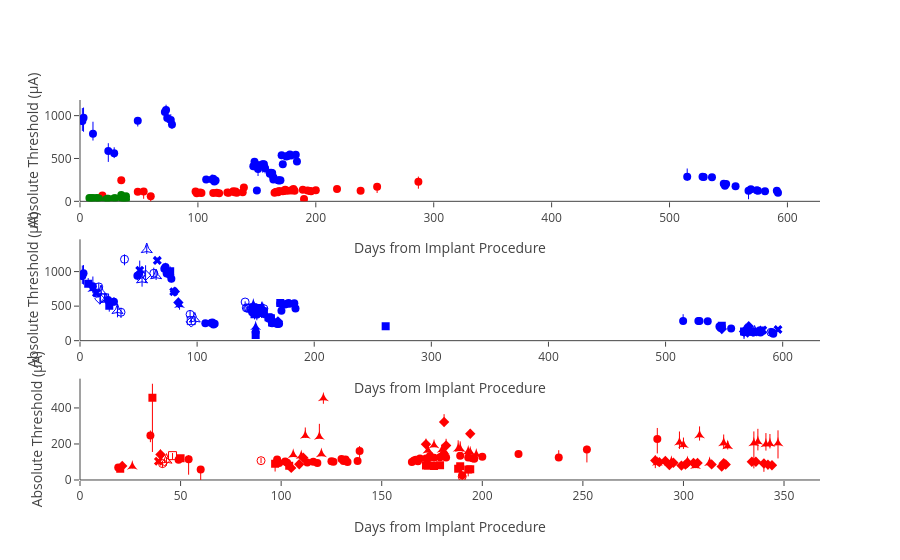

The code cell stored with this chart in its notebook:
### Code cell
fig4 = make_subplots(rows=3,cols=1, )
fig4.update_layout(template=template, 
#                    showlegend=False, 
#                    title_text='Charge (PW x Amp)', 
#                    title_x=.5
                  )

for trace in fig4a['data']:
    fig4.add_trace(trace, row=1,col=1,)
for trace in fig4b['data']:
    fig4.add_trace(trace, row=2, col=1,)
for trace in fig4c['data']:
    fig4.add_trace(trace, row=3, col=1, )
    
fig4.update_traces(showlegend=False)
    
fig4.update_xaxes(title_text="Days from Implant Procedure", row=1, col=1)
fig4.update_xaxes(title_text="Days from Implant Procedure", row=2, col=1)
fig4.update_xaxes(title_text="Days from Implant Procedure", row=3, col=1)

fig4.update_yaxes(title_text='Absolute Threshold (μA)', row=1, col=1, )
fig4.update_yaxes(title_text="Absolute Threshold (μA)", row=2, col=1, )
fig4.update_yaxes(title_text="Absolute Threshold (μA)", row=3, col=1, )
fig4.update_layout({'legend':{'x':.5, 'y':1, 'orientation':'h', 'yanchor':'bottom','xanchor':'center'}})

# fig5.update_layout(showlegend=True,)
# fig4.write_image('reports/figures/fig4.svg', width=800, height=800)
fig4

### Figure 1 — Plotly figure (JSON) as saved in the notebook; plotly's stock layout.template omitted (floating-point values rounded to 4 significant figures)
{"data": [{"error_y": {"array": [140.9, 150.6, 25.53, 8.577, 20.89, 46.26, 16.71, 28.02, 16.58, 50.84, 7.999, 17.53, 26.96, 32.86, 10.98, 44.98, 7.207, 5.967, 59.64, 42.0, 49.69, 67.09, 50.17, 62.49, 57.45, 43.03, 69.18, 89.71, 8.058, 117.6, 19.76, 12.94, 36.93, 15.19, 29.31, 32.1, 19.62, 19.58, 39.16, 27.46, 25.72, 33.25, 12.01, 17.21, 21.26, 25.59, 97.66, 15.44, 12.41, 15.06, 12.76, 11.58, 10.72, 9.459, 18.64, 19.98, 25.4], "arrayminus": [78.84, 115.9, 33.52, 62.55, 51.39, 58.85, 23.94, 98.76, 45.75, 83.4, 7.332, 23.48, 55.62, 46.81, 62.94, 46.29, 7.785, 7.412, 39.15, 34.84, 52.37, 69.59, 56.87, 63.97, 56.8, 67.29, 57.05, 128.6, 7.8, 164.6, 23.86, 21.66, 36.81, 11.95, 33.69, 28.8, 22.65, 18.81, 98.14, 31.65, 32.16, 33.29, 17.51, 14.86, 15.87, 18.02, 46.07, 25.58, 20.29, 24.89, 16.81, 12.43, 12.03, 11.48, 44.54, 27.68, 26.18]}, "hovertemplate": "Monkey=U<br>Channel(s)=1<br>Days=%{x}<br>location=%{y}<extra></extra>", "legendgroup": "U, 1", "marker": {"color": "blue", "size": 8, "symbol": "circle"}, "mode": "markers", "name": "U, 1", "orientation": "v", "showlegend": false, "type": "scatter", "x": [11, 2, 163, 162, 161, 157, 156, 155, 154, 151, 150, 150, 149, 148, 164, 147, 114, 113, 112, 107, 78, 77, 74, 73, 72, 49, 29, 24, 115, 3, 164, 169, 592, 591, 581, 575, 574, 569, 567, 556, 548, 547, 168, 546, 529, 528, 515, 184, 183, 179, 178, 176, 175, 172, 171, 170, 536], "xaxis": "x", "y": [787.9, 937.4, 330.3, 332.8, 320.7, 384.6, 432.3, 432.7, 427.1, 378.7, 125.7, 404.4, 432.0, 462.1, 280.8, 410.3, 232.3, 263.0, 254.6, 253.4, 896.1, 949.3, 972.3, 1065.0, 1041.0, 940.6, 561.6, 588.7, 243.6, 976.6, 253.8, 242.1, 100.9, 123.3, 118.1, 123.8, 130.6, 140.5, 122.5, 176.7, 200.9, 183.2, 245.6, 205.8, 284.2, 286.4, 285.5, 464.5, 542.1, 534.7, 545.5, 529.4, 523.9, 432.9, 537.0, 246.4, 280.3], "yaxis": "y"}, {"error_y": {"array": [11.11, 6.402, 7.988, 12.54, 8.55, 7.633, 7.366, 4.195, 5.674, 6.984, 4.317, 5.772, 28.08, 6.948, 4.956, 4.38, 8.249, 7.747, 6.645, 5.648, 5.773, 7.459, 11.88, 7.074, 7.011, 6.757, 7.798, 7.432, 10.51, 61.57, 20.94, 40.58, 8.669, 6.822, 5.795, 5.182, 5.582, 6.749, 12.7, 23.37, 6.756, 28.2, 1.965], "arrayminus": [32.93, 7.046, 8.272, 14.45, 7.961, 8.046, 10.24, 5.349, 4.653, 14.21, 5.767, 7.895, 43.75, 5.809, 5.588, 5.304, 7.013, 6.783, 8.804, 5.344, 5.812, 7.781, 10.58, 7.332, 6.946, 6.898, 8.373, 40.62, 10.62, 79.72, 71.84, 18.55, 11.01, 7.082, 7.34, 12.9, 7.264, 22.94, 78.43, 85.46, 4.882, 36.55, 13.27]}, "hovertemplate": "Monkey=Y<br>Channel(s)=1<br>Days=%{x}<br>location=%{y}<extra></extra>", "legendgroup": "Y, 1", "marker": {"color": "red", "size": 8, "symbol": "circle"}, "mode": "markers", "name": "Y, 1", "orientation": "v", "showlegend": false, "type": "scatter", "x": [181, 180, 179, 176, 174, 173, 172, 169, 168, 167, 166, 165, 139, 138, 133, 132, 131, 130, 126, 125, 118, 116, 113, 103, 102, 182, 189, 190, 193, 287, 252, 238, 218, 99, 200, 196, 195, 98, 60, 54, 49, 35, 19], "xaxis": "x", "y": [143.3, 133.5, 126.9, 122.9, 133.9, 119.6, 118.8, 119.7, 104.6, 112.7, 107.9, 100.5, 160.4, 104.8, 100.2, 114.4, 105.0, 116.8, 100.8, 103.7, 94.34, 100.7, 96.58, 95.86, 102.8, 124.4, 135.0, 26.57, 125.6, 227.2, 169.4, 124.7, 144.9, 94.85, 128.9, 117.5, 120.3, 113.7, 58.72, 114.9, 112.8, 246.5, 69.42], "yaxis": "y"}, {"error_y": {"array": [10.1, 6.462, 4.145, 2.806, 3.282, 21.16, 8.25, 4.982, 2.052, 11.56, 2.728, 2.09, 2.016, 7.876, 2.376, 3.12, 1.764, 2.105], "arrayminus": [10.41, 4.673, 3.449, 2.808, 3.661, 12.53, 4.222, 3.263, 1.821, 21.27, 2.757, 2.554, 2.143, 8.014, 1.915, 2.342, 2.171, 2.422]}, "hovertemplate": "Monkey=Z<br>Channel(s)=1<br>Days=%{x}<br>location=%{y}<extra></extra>", "legendgroup": "Z, 1", "marker": {"color": "green", "size": 8, "symbol": "circle"}, "mode": "markers", "name": "Z, 1", "orientation": "v", "showlegend": false, "type": "scatter", "x": [39, 39, 38, 37, 36, 35, 30, 29, 23, 22, 16, 15, 14, 11, 10, 9, 8, 24], "xaxis": "x", "y": [59.74, 23.77, 25.55, 29.76, 30.82, 75.18, 35.44, 35.63, 29.92, 18.66, 34.18, 36.7, 38.99, 38.74, 34.03, 34.72, 37.62, 29.46], "yaxis": "y"}, {"error_y": {"array": [140.9, 12.76, 28.02, 10.72, 9.459, 42.0, 59.64, 5.967, 7.207, 8.058, 18.64, 19.98, 12.94, 12.01, 44.98, 32.86, 19.76, 10.98, 26.96, 25.53, 17.53, 8.577, 7.999, 20.89, 50.84, 16.58, 46.26, 117.6, 15.06, 12.41, 11.58, 49.69, 150.6, 36.93, 15.19, 29.31, 32.1, 19.62, 89.71, 19.58, 69.18, 15.44, 27.46, 43.03, 39.16, 16.71, 33.25, 17.21, 25.4, 67.09, 21.26, 25.59, 50.17, 97.66, 25.72, 62.49, 57.45], "arrayminus": [78.84, 16.81, 98.76, 12.03, 11.48, 34.84, 39.15, 7.412, 7.785, 7.8, 44.54, 27.68, 21.66, 17.51, 46.29, 46.81, 23.86, 62.94, 55.62, 33.52, 23.48, 62.55, 7.332, 51.39, 83.4, 45.75, 58.85, 164.6, 24.89, 20.29, 12.43, 52.37, 115.9, 36.81, 11.95, 33.69, 28.8, 22.65, 128.6, 18.81, 57.05, 25.58, 31.65, 67.29, 98.14, 23.94, 33.29, 14.86, 26.18, 69.59, 15.87, 18.02, 56.87, 46.07, 32.16, 63.97, 56.8]}, "hovertemplate": "Monkey=U<br>Channel(s)=1<br>Days=%{x}<br>location=%{y}<extra></extra>", "legendgroup": "U, 1", "marker": {"color": "blue", "size": 8, "symbol": "circle"}, "mode": "markers", "name": "U, 1", "orientation": "v", "showlegend": false, "type": "scatter", "x": [11, 178, 155, 175, 172, 107, 112, 113, 114, 115, 171, 170, 169, 168, 147, 148, 164, 164, 149, 163, 150, 162, 150, 161, 151, 154, 157, 3, 179, 183, 176, 78, 2, 592, 591, 581, 575, 574, 24, 569, 29, 184, 556, 49, 567, 156, 547, 546, 536, 77, 529, 528, 74, 515, 548, 73, 72], "xaxis": "x2", "y": [787.9, 545.5, 432.7, 523.9, 432.9, 253.4, 254.6, 263.0, 232.3, 243.6, 537.0, 246.4, 242.1, 245.6, 410.3, 462.1, 253.8, 280.8, 432.0, 330.3, 404.4, 332.8, 125.7, 320.7, 378.7, 427.1, 384.6, 976.6, 534.7, 542.1, 529.4, 896.1, 937.4, 100.9, 123.3, 118.1, 123.8, 130.6, 588.7, 140.5, 561.6, 464.5, 176.7, 940.6, 122.5, 432.3, 183.2, 205.8, 280.3, 949.3, 284.2, 286.4, 972.3, 285.5, 200.9, 1065.0, 1041.0], "yaxis": "y2"}, {"error_y": {"array": [27.02, 24.9, 48.39, 35.54, 40.61, 19.61, 18.87, 51.13, 20.46, 20.15, 26.1, 20.17, 47.41, 81.34, 68.45, 54.55, 48.57, 36.07, 22.52, 12.22, 13.43], "arrayminus": [27.51, 40.27, 77.29, 29.59, 58.92, 20.02, 25.77, 84.72, 20.89, 20.49, 24.86, 21.81, 68.09, 54.18, 71.23, 84.24, 76.25, 46.99, 38.14, 6.541, 19.73]}, "hovertemplate": "Monkey=U<br>Channel(s)=2<br>Days=%{x}<br>location=%{y}<extra></extra>", "legendgroup": "U, 2", "marker": {"color": "blue", "size": 8, "symbol": "square"}, "mode": "markers", "name": "U, 2", "orientation": "v", "showlegend": false, "type": "scatter", "x": [261, 156, 157, 548, 161, 171, 163, 567, 164, 168, 574, 570, 155, 7, 77, 25, 149, 150, 148, 150, 154], "xaxis": "x2", "y": [208.7, 426.6, 420.2, 214.7, 338.8, 544.6, 325.9, 131.9, 263.8, 254.6, 134.1, 141.0, 400.4, 825.1, 1006.0, 503.8, 383.7, 390.5, 482.9, 81.4, 474.2], "yaxis": "y2"}, {"error_y": {"array": [30.07, 36.5, 40.17, 46.94, 17.15, 58.25, 40.06, 47.68, 38.37, 50.89, 68.01], "arrayminus": [29.78, 34.61, 38.16, 48.77, 22.14, 47.21, 41.38, 33.81, 47.22, 73.55, 80.77]}, "hovertemplate": "Monkey=U<br>Channel(s)=3<br>Days=%{x}<br>location=%{y}<extra></extra>", "legendgroup": "U, 3", "marker": {"color": "blue", "size": 8, "symbol": "diamond"}, "mode": "markers", "name": "U, 3", "orientation": "v", "showlegend": false, "type": "scatter", "x": [548, 567, 150, 570, 169, 81, 148, 571, 149, 147, 84], "xaxis": "x2", "y": [169.4, 133.9, 454.4, 118.7, 279.6, 710.5, 483.2, 209.8, 402.3, 438.4, 553.3], "yaxis": "y2"}, {"error_y": {"array": [31.73, 28.58, 17.6, 79.29, 50.83, 33.0, 18.97, 66.82], "arrayminus": [38.76, 27.03, 27.21, 63.96, 49.48, 17.38, 21.92, 70.13]}, "hovertemplate": "Monkey=U<br>Channel(s)=4<br>Days=%{x}<br>location=%{y}<extra></extra>", "legendgroup": "U, 4", "marker": {"color": "blue", "size": 8, "symbol": "star-triangle-up"}, "mode": "markers", "name": "U, 4", "orientation": "v", "showlegend": false, "type": "scatter", "x": [570, 568, 155, 11, 156, 150, 148, 85], "xaxis": "x2", "y": [134.1, 160.0, 482.4, 751.5, 480.6, 200.0, 526.4, 518.5], "yaxis": "y2"}, {"error_y": {"array": [56.07, 22.4, 57.18, 41.11, 55.17, 22.08, 31.88, 20.66, 9.669, 64.35, 40.32, 39.63, 69.82, 81.4], "arrayminus": [32.95, 50.63, 53.06, 43.93, 66.73, 25.05, 37.77, 46.18, 55.46, 83.3, 43.16, 45.88, 87.17, 63.11]}, "hovertemplate": "Monkey=U<br>Channel(s)=1+2<br>Days=%{x}<br>location=%{y}<extra></extra>", "legendgroup": "U, 1+2", "marker": {"color": "blue", "size": 8, "symbol": "circle-open"}, "mode": "markers", "name": "U, 1+2", "orientation": "v", "showlegend": false, "type": "scatter", "x": [94, 157, 15, 590, 16, 575, 143, 142, 141, 35, 144, 52, 38, 63], "xaxis": "x2", "y": [380.6, 462.6, 688.0, 121.3, 778.7, 122.1, 468.6, 474.9, 559.7, 411.6, 471.3, 961.8, 1178.0, 975.6], "yaxis": "y2"}, {"error_y": {"array": [35.41, 70.15], "arrayminus": [31.06, 56.43]}, "hovertemplate": "Monkey=U<br>Channel(s)=2+3<br>Days=%{x}<br>location=%{y}<extra></extra>", "legendgroup": "U, 2+3", "marker": {"color": "blue", "size": 8, "symbol": "square-open"}, "mode": "markers", "name": "U, 2+3", "orientation": "v", "showlegend": false, "type": "scatter", "x": [95, 21], "xaxis": "x2", "y": [290.0, 618.6], "yaxis": "y2"}, {"error_y": {"array": [143.6, 39.84, 89.75], "arrayminus": [107.5, 36.75, 78.65]}, "hovertemplate": "Monkey=U<br>Channel(s)=3+4<br>Days=%{x}<br>location=%{y}<extra></extra>", "legendgroup": "U, 3+4", "marker": {"color": "blue", "size": 8, "symbol": "diamond-open"}, "mode": "markers", "name": "U, 3+4", "orientation": "v", "showlegend": false, "type": "scatter", "x": [56, 95, 17], "xaxis": "x2", "y": [947.9, 272.2, 604.8], "yaxis": "y2"}, {"error_y": {"array": [61.19, 28.53, 93.57, 66.57, 122.5, 58.74, 26.02, 80.75], "arrayminus": [64.9, 31.0, 101.5, 65.44, 101.4, 59.63, 35.4, 59.23]}, "hovertemplate": "Monkey=U<br>Channel(s)=4+1<br>Days=%{x}<br>location=%{y}<extra></extra>", "legendgroup": "U, 4+1", "marker": {"color": "blue", "size": 8, "symbol": "star-triangle-up-open"}, "mode": "markers", "name": "U, 4+1", "orientation": "v", "showlegend": false, "type": "scatter", "x": [65, 576, 32, 57, 53, 22, 98, 18], "xaxis": "x2", "y": [943.1, 126.8, 439.4, 1321.0, 883.2, 596.9, 316.2, 713.2], "yaxis": "y2"}, {"error_y": {"array": [139.0, 25.75, 21.89, 26.45, 41.67, 62.0, 29.62, 60.48, 25.94], "arrayminus": [54.73, 25.4, 28.04, 27.0, 25.23, 42.47, 19.4, 55.94, 21.07]}, "hovertemplate": "Monkey=U<br>Channel(s)=1+2+3+4<br>Days=%{x}<br>location=%{y}<extra></extra>", "legendgroup": "U, 1+2+3+4", "marker": {"color": "blue", "size": 8, "symbol": "x"}, "mode": "markers", "name": "U, 1+2+3+4", "orientation": "v", "showlegend": false, "type": "scatter", "x": [51, 581, 582, 583, 66, 14, 596, 80, 576], "xaxis": "x2", "y": [1020.0, 141.9, 143.2, 155.0, 1162.0, 690.0, 160.5, 708.6, 124.7], "yaxis": "y2"}, {"error_y": {"array": [28.2, 8.249, 4.38, 4.956, 6.948, 28.08, 5.772, 4.317, 6.984, 5.674, 4.195, 7.366, 7.633, 8.55, 7.747, 12.54, 6.402, 6.757, 7.798, 7.432, 10.51, 5.582, 5.182, 5.795, 8.669, 40.58, 20.94, 61.57, 1.965, 7.988, 6.645, 11.11, 6.756, 12.7, 5.648, 6.749, 6.822, 7.074, 7.011, 5.773, 7.459, 11.88, 23.37], "arrayminus": [36.55, 7.013, 5.304, 5.588, 5.809, 43.75, 7.895, 5.767, 14.21, 4.653, 5.349, 10.24, 8.046, 7.961, 6.783, 14.45, 7.046, 6.898, 8.373, 40.62, 10.62, 7.264, 12.9, 7.34, 11.01, 18.55, 71.84, 79.72, 13.27, 8.272, 8.804, 32.93, 4.882, 78.43, 5.344, 22.94, 7.082, 7.332, 6.946, 5.812, 7.781, 10.58, 85.46]}, "hovertemplate": "Monkey=Y<br>Channel(s)=1<br>Days=%{x}<br>location=%{y}<extra></extra>", "legendgroup": "Y, 1", "marker": {"color": "#FF0000", "size": 8, "symbol": "circle"}, "mode": "markers", "name": "Y, 1", "orientation": "v", "showlegend": false, "type": "scatter", "x": [35, 131, 132, 133, 138, 139, 165, 166, 167, 168, 169, 172, 173, 174, 130, 176, 180, 182, 189, 190, 193, 195, 196, 200, 218, 238, 252, 287, 19, 179, 126, 181, 49, 60, 125, 98, 99, 103, 102, 118, 116, 113, 54], "xaxis": "x3", "y": [246.5, 105.0, 114.4, 100.2, 104.8, 160.4, 100.5, 107.9, 112.7, 104.6, 119.7, 118.8, 119.6, 133.9, 116.8, 122.9, 133.5, 124.4, 135.0, 26.57, 125.6, 120.3, 117.5, 128.9, 144.9, 124.7, 169.4, 227.2, 69.42, 126.9, 100.8, 143.3, 112.8, 58.72, 103.7, 113.7, 94.85, 95.86, 102.8, 94.34, 100.7, 96.58, 114.9], "yaxis": "y3"}, {"error_y": {"array": [10.48, 5.416, 17.96, 3.54, 10.08, 12.92, 19.79, 8.883, 7.332, 9.014, 9.919, 4.538, 77.51], "arrayminus": [9.305, 6.967, 11.03, 2.963, 9.519, 11.03, 14.06, 37.66, 10.4, 21.24, 9.228, 43.5, 301.3]}, "hovertemplate": "Monkey=Y<br>Channel(s)=2<br>Days=%{x}<br>location=%{y}<extra></extra>", "legendgroup": "Y, 2", "marker": {"color": "#FF0000", "size": 8, "symbol": "square"}, "mode": "markers", "name": "Y, 2", "orientation": "v", "showlegend": false, "type": "scatter", "x": [104, 189, 172, 20, 173, 50, 188, 193, 176, 194, 179, 97, 36], "xaxis": "x3", "y": [79.78, 76.24, 80.61, 62.89, 79.83, 120.9, 63.1, 57.72, 78.07, 59.54, 82.01, 90.59, 456.9], "yaxis": "y3"}, {"error_y": {"array": [11.83, 21.07, 26.52, 14.26, 15.3, 15.68, 27.8, 17.73, 14.43, 27.62, 14.9, 21.35, 15.69, 12.35, 17.17, 17.47, 16.46, 37.14, 21.95, 10.68, 43.56, 20.39, 8.01, 17.3, 10.48, 22.1, 31.31, 7.47], "arrayminus": [12.9, 14.89, 7.848, 12.91, 15.22, 13.42, 15.21, 15.21, 13.13, 42.78, 16.89, 14.98, 15.92, 11.38, 15.99, 19.56, 18.76, 9.083, 22.45, 19.42, 10.58, 46.23, 8.321, 20.8, 9.174, 26.85, 12.99, 10.41]}, "hovertemplate": "Monkey=Y<br>Channel(s)=3<br>Days=%{x}<br>location=%{y}<extra></extra>", "legendgroup": "Y, 3", "marker": {"color": "#FF0000", "size": 8, "symbol": "diamond"}, "mode": "markers", "name": "Y, 3", "orientation": "v", "showlegend": false, "type": "scatter", "x": [288, 320, 194, 314, 291, 299, 40, 305, 321, 286, 293, 307, 319, 295, 301, 334, 302, 182, 336, 21, 181, 340, 111, 344, 109, 342, 172, 105], "xaxis": "x3", "y": [99.14, 93.18, 256.7, 86.7, 105.6, 80.01, 141.5, 94.08, 85.83, 108.6, 83.25, 94.55, 75.03, 95.5, 85.15, 101.5, 95.93, 191.6, 101.3, 78.4, 321.9, 91.64, 123.6, 82.18, 87.67, 85.18, 198.5, 67.1], "yaxis": "y3"}, {"error_y": {"array": [71.34, 26.6, 53.55, 61.58, 27.68, 48.68, 14.69, 70.62, 47.06, 14.69, 65.09, 16.15, 59.86, 7.549, 70.67, 44.91, 6.477, 6.085, 25.6, 15.84, 7.017, 10.74, 46.3, 40.88, 41.22, 9.522, 12.87, 6.764, 17.63, 16.06, 4.763], "arrayminus": [84.73, 19.74, 26.47, 35.76, 19.37, 30.02, 15.25, 49.18, 30.55, 12.35, 140.1, 31.95, 36.94, 8.845, 3.693, 12.87, 4.998, 6.856, 11.41, 10.65, 7.626, 10.32, 12.23, 22.26, 10.38, 9.875, 12.04, 6.307, 17.25, 12.85, 11.31]}, "hovertemplate": "Monkey=Y<br>Channel(s)=4<br>Days=%{x}<br>location=%{y}<extra></extra>", "legendgroup": "Y, 4", "marker": {"color": "#FF0000", "size": 8, "symbol": "star-triangle-up"}, "mode": "markers", "name": "Y, 4", "orientation": "v", "showlegend": false, "type": "scatter", "x": [347, 302, 343, 341, 322, 308, 313, 337, 320, 306, 335, 121, 298, 120, 119, 112, 110, 106, 173, 176, 180, 181, 188, 300, 189, 193, 194, 197, 287, 294, 26], "xaxis": "x3", "y": [204.4, 100.8, 201.8, 199.0, 188.8, 248.8, 95.77, 213.5, 205.6, 78.16, 204.6, 455.0, 209.4, 144.5, 241.2, 246.6, 133.7, 140.1, 165.2, 193.3, 169.0, 160.5, 174.1, 194.7, 173.4, 158.2, 154.2, 142.6, 96.76, 101.9, 75.29], "yaxis": "y3"}, {"error_y": {"array": [15.32, 9.586, 28.47], "arrayminus": [13.99, 22.26, 28.45]}, "hovertemplate": "Monkey=Y<br>Channel(s)=1+2<br>Days=%{x}<br>location=%{y}<extra></extra>", "legendgroup": "Y, 1+2", "marker": {"color": "#FF0000", "size": 8, "symbol": "circle-open"}, "mode": "markers", "name": "Y, 1+2", "orientation": "v", "showlegend": false, "type": "scatter", "x": [90, 41, 190], "xaxis": "x3", "y": [107.4, 90.84, 18.42], "yaxis": "y3"}, {"error_y": {"array": [14.48], "arrayminus": [21.32]}, "hovertemplate": "Monkey=Y<br>Channel(s)=2+3<br>Days=%{x}<br>location=%{y}<extra></extra>", "legendgroup": "Y, 2+3", "marker": {"color": "#FF0000", "size": 8, "symbol": "square-open"}, "mode": "markers", "name": "Y, 2+3", "orientation": "v", "showlegend": false, "type": "scatter", "x": [46], "xaxis": "x3", "y": [135.3], "yaxis": "y3"}, {"error_y": {"array": [12.3], "arrayminus": [12.41]}, "hovertemplate": "Monkey=Y<br>Channel(s)=3+4<br>Days=%{x}<br>location=%{y}<extra></extra>", "legendgroup": "Y, 3+4", "marker": {"color": "#FF0000", "size": 8, "symbol": "diamond-open"}, "mode": "markers", "name": "Y, 3+4", "orientation": "v", "showlegend": false, "type": "scatter", "x": [42], "xaxis": "x3", "y": [106.5], "yaxis": "y3"}, {"error_y": {"array": [13.85], "arrayminus": [32.1]}, "hovertemplate": "Monkey=Y<br>Channel(s)=4+1<br>Days=%{x}<br>location=%{y}<extra></extra>", "legendgroup": "Y, 4+1", "marker": {"color": "#FF0000", "size": 8, "symbol": "star-triangle-up-open"}, "mode": "markers", "name": "Y, 4+1", "orientation": "v", "showlegend": false, "type": "scatter", "x": [43], "xaxis": "x3", "y": [111.0], "yaxis": "y3"}, {"error_y": {"array": [7.179], "arrayminus": [7.605]}, "hovertemplate": "Monkey=Y<br>Channel(s)=1+2+3+4<br>Days=%{x}<br>location=%{y}<extra></extra>", "legendgroup": "Y, 1+2+3+4", "marker": {"color": "#FF0000", "size": 8, "symbol": "x"}, "mode": "markers", "name": "Y, 1+2+3+4", "orientation": "v", "showlegend": false, "type": "scatter", "x": [39], "xaxis": "x3", "y": [104.1], "yaxis": "y3"}], "layout": {"autosize": true, "legend": {"orientation": "h", "x": 0.5, "xanchor": "center", "y": 1, "yanchor": "bottom"}, "xaxis": {"anchor": "y", "autorange": true, "domain": [0, 1], "range": [0, 628.1], "title": {"text": "Days from Implant Procedure"}, "type": "linear"}, "xaxis2": {"anchor": "y2", "autorange": true, "domain": [0, 1], "range": [0, 632.3], "title": {"text": "Days from Implant Procedure"}, "type": "linear"}, "xaxis3": {"anchor": "y3", "autorange": true, "domain": [0, 1], "range": [0, 368.2], "title": {"text": "Days from Implant Procedure"}, "type": "linear"}, "yaxis": {"anchor": "x", "autorange": true, "domain": [0.7333, 1], "range": [0, 1209.0], "title": {"text": "Absolute Threshold (μA)"}, "type": "linear"}, "yaxis2": {"anchor": "x2", "autorange": true, "domain": [0.3667, 0.6333], "range": [0, 1501.0], "title": {"text": "Absolute Threshold (μA)"}, "type": "linear"}, "yaxis3": {"anchor": "x3", "autorange": true, "domain": [0, 0.2667], "range": [0, 562.6], "title": {"text": "Absolute Threshold (μA)"}, "type": "linear"}}}
